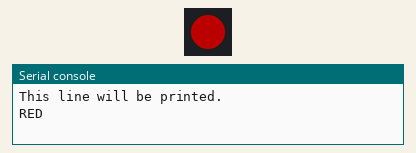
A program run on a simulated CircuitPython board. Shown: 1 RGB LEDs in strip order, left to right, the last lines printed to the serial console. Dim RGB values are drawn brighter than linear.

Above: at 0.2 s.
At 0.7 s:
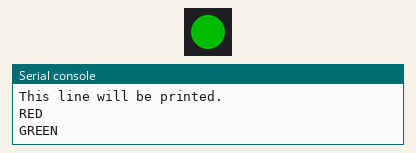
At 2.7 s:
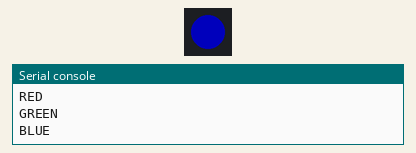
Timing chart, 0 to 3.5 s (numbered marks = the images above):
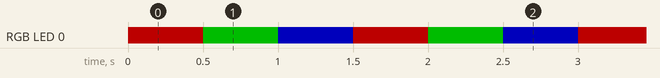

Measured:
- by itself, RGB LED 0: repeats every 1.5 s: RGB(0, 76, 0) 0.50 s, RGB(0, 0, 76) 0.50 s, RGB(76, 0, 0) 0.50 s
- by itself, everything shown: repeats every 1.5 s, in 3 steps

The program:

RGB.py
```python
"""CircuitPython Essentials Internal RGB LED red, green, blue example"""
import time
import board
import neopixel

led = neopixel.NeoPixel(board.NEOPIXEL, 1)

led.brightness = 0.3

print("This line will be printed.")

while True:
    led[0] = (255, 0, 0)
    print("RED")
    time.sleep(0.5)
    led[0] = (0, 255, 0)
    print("GREEN")
    time.sleep(0.5)
    print("BLUE")
    led[0] = (0, 0, 255)
    time.sleep(0.5)
```
